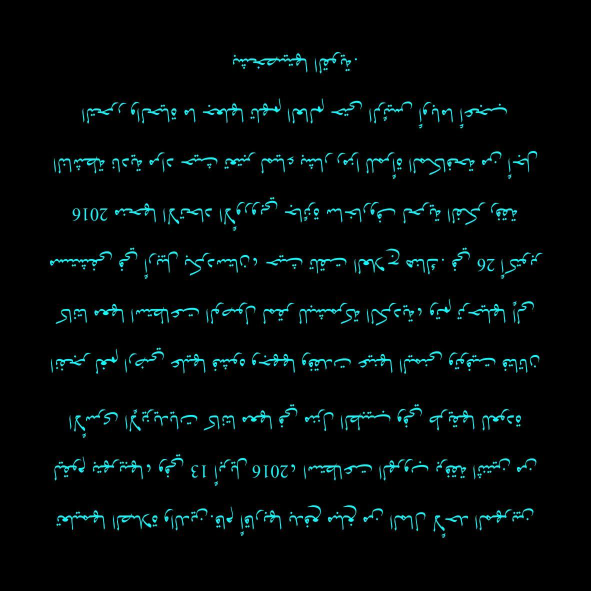
#> input picture trials/LPQ/data/1.jpeg, 1181 x 1181 px (shown at 1/2 size)
$ python -i preprocess.py   (imports and definitions only)
#> lines starting #> are read from the running program, lines starting #| are printed output that depends on the picture; after the words box and inside, x2 and y2 are one past the last pixel; in counts of white or black regions, pixels touching at a corner belong together
import numpy as np
import cv2


def preprocess_image(img, desired_size=(256, 256)):

#> called with desired_size = (256, 256)
    img = cv2.cvtColor(img,  cv2.COLOR_RGB2GRAY)
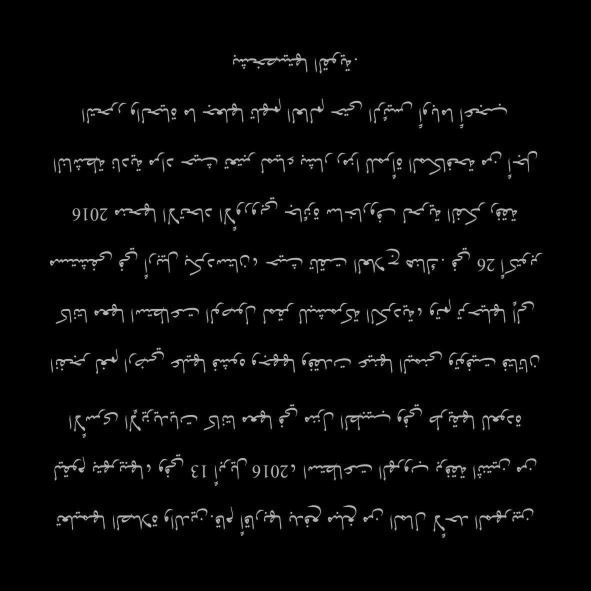
#> img: shape (1181, 1181) (shown at 1/2 size); min 0, max 213, mean 7.4

    # Apply median filter to remove salt and pepper noise
    denoised_img = cv2.medianBlur(img, 3)

    # Threshold the image using Otsu's method
    _, thresh_img = cv2.threshold(
        denoised_img, 0, 255, cv2.THRESH_BINARY_INV + cv2.THRESH_OTSU)
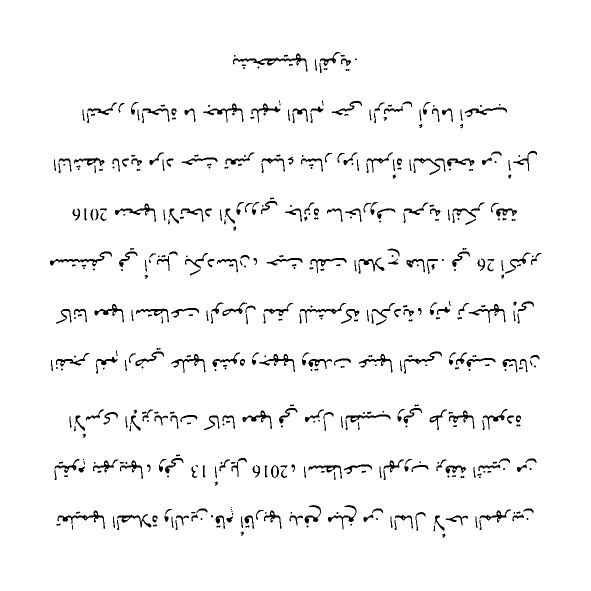
#> thresh_img: shape (1181, 1181) (shown at 1/2 size); 96.4% white; 535 black regions (113 under 20 px), largest, box (x1, y1, x2, y2) and area: (466, 107, 615, 143) 898, (100, 503, 224, 533) 645, (115, 1021, 210, 1058) 627

    # Check the color of the background at all four corners
    corners = [thresh_img[0, 0], thresh_img[0, -1],
               thresh_img[-1, 0], thresh_img[-1, -1]]
#> corners = [255, 255, 255, 255]
    white_corners = np.sum(np.array(corners) == 255)
#> white_corners = 4

    # If the majority of the corners are white, invert the image to make the background black
    if white_corners > 2:
        thresh_img = cv2.bitwise_not(thresh_img)
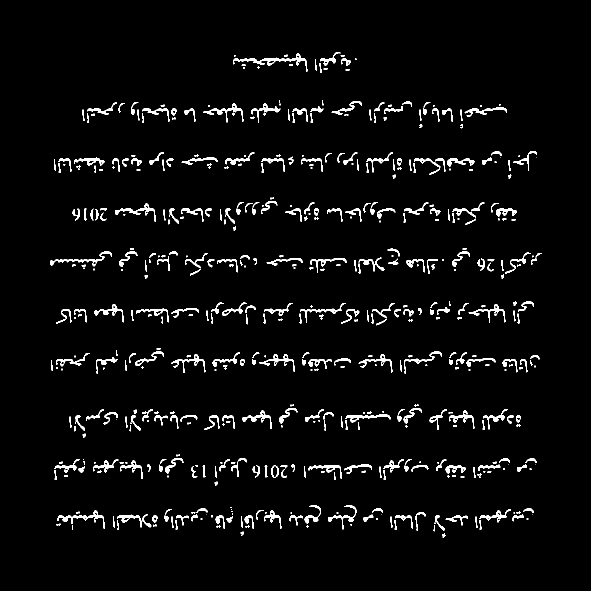
#> thresh_img: shape (1181, 1181) (shown at 1/2 size); 3.6% white; 535 white regions (113 under 20 px), largest, box (x1, y1, x2, y2) and area: (466, 107, 615, 143) 898, (100, 503, 224, 533) 645, (115, 1021, 210, 1058) 627

    # Resize the image to the desired size
    resized_img = cv2.resize(thresh_img, desired_size,
                             interpolation=cv2.INTER_AREA)
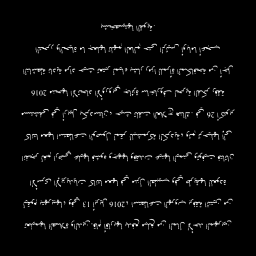
#> resized_img: shape (256, 256); min 0, max 255, mean 9.2

    return resized_img

>>> import cv2
>>> picture = cv2.cvtColor(cv2.imread('data/1.jpeg'), cv2.COLOR_BGR2RGB)
>>> result = preprocess_image(picture)

$ run again, on trials/LPQ/data/10.jpeg
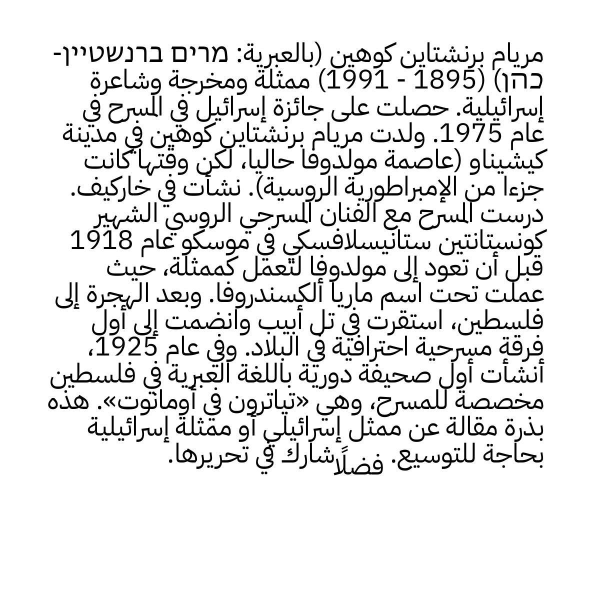
#> input picture trials/LPQ/data/10.jpeg, 1181 x 1181 px (shown at 1/2 size)
#> picture is the input picture: shape (1181, 1181, 3); min 0, max 255, mean 229.3
#> in preprocess_image, `_, thresh_img = cv2.threshold( denoised_img, 0, 255, cv2.THRESH_BINARY..`:
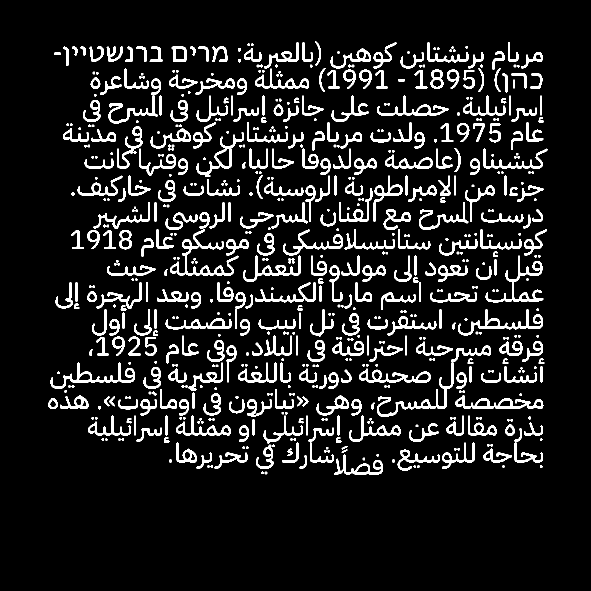
#> thresh_img: shape (1181, 1181) (shown at 1/2 size); 10.1% white; 632 white regions (34 under 20 px), largest, box (x1, y1, x2, y2) and area: (754, 691, 982, 834) 2518, (340, 458, 477, 551) 2284, (971, 511, 1087, 605) 1857
#> corners = [0, 0, 0, 0]
#> white_corners = 0
#> in preprocess_image, `resized_img = cv2.resize(thresh_img, desired_size, interpolation=cv2.I..`:
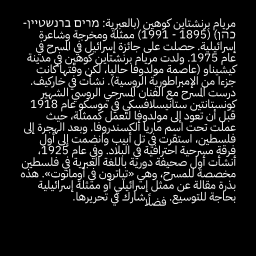
#> resized_img: shape (256, 256); min 0, max 255, mean 25.8

$ run again, on trials/LPQ/data/11.jpeg
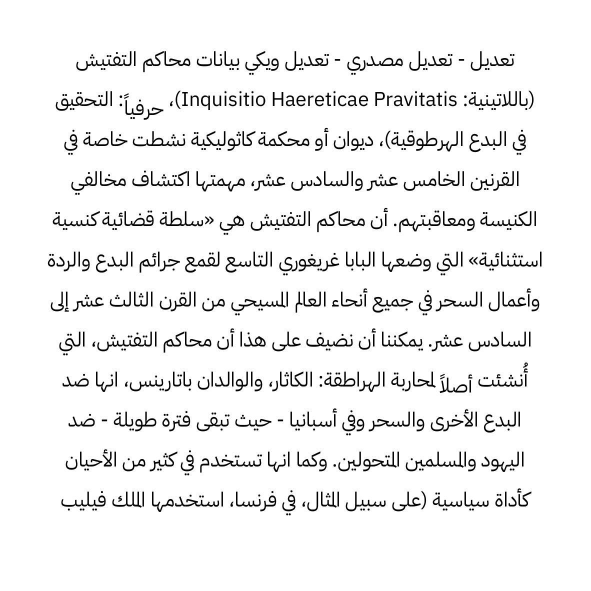
#> input picture trials/LPQ/data/11.jpeg, 1181 x 1181 px (shown at 1/2 size)
#> picture is the input picture: shape (1181, 1181, 3); min 0, max 255, mean 240.3
#> in preprocess_image, `_, thresh_img = cv2.threshold( denoised_img, 0, 255, cv2.THRESH_BINARY..`:
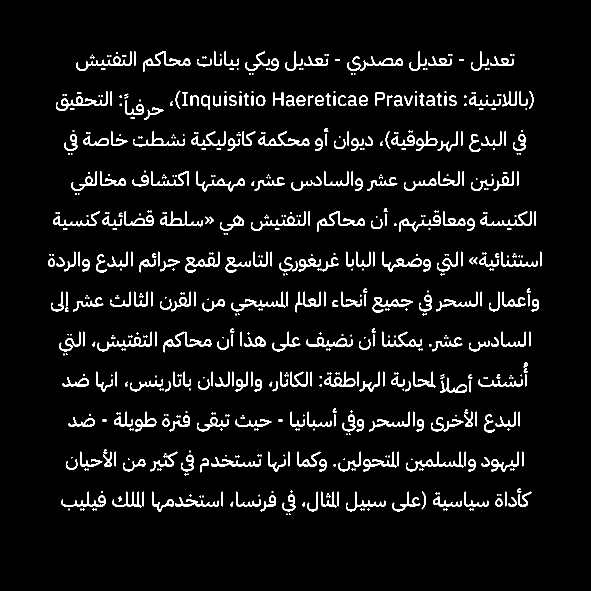
#> thresh_img: shape (1181, 1181) (shown at 1/2 size); 5.8% white; 608 white regions (221 under 20 px), largest, box (x1, y1, x2, y2) and area: (112, 182, 215, 222) 853, (517, 262, 619, 292) 823, (327, 663, 423, 705) 809
#> corners = [0, 0, 0, 0]
#> white_corners = 0
#> in preprocess_image, `resized_img = cv2.resize(thresh_img, desired_size, interpolation=cv2.I..`:
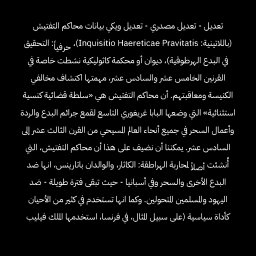
#> resized_img: shape (256, 256); min 0, max 255, mean 14.7

$ run again, on trials/LPQ/data/12.jpeg
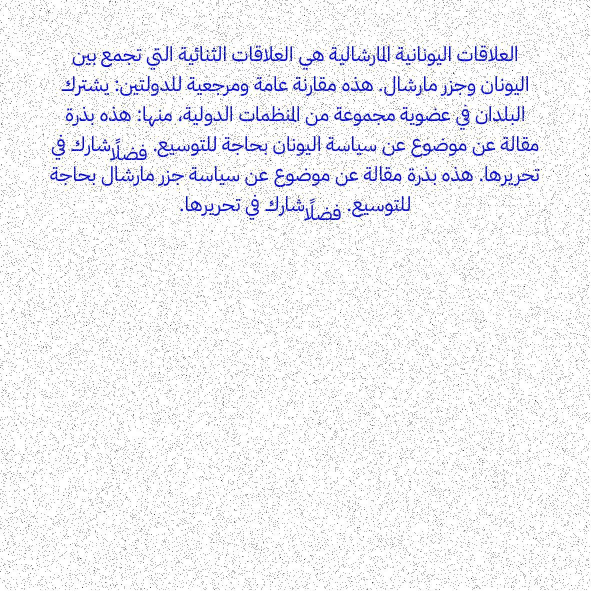
#> input picture trials/LPQ/data/12.jpeg, 1181 x 1181 px (shown at 1/2 size)
#> in preprocess_image, `_, thresh_img = cv2.threshold( denoised_img, 0, 255, cv2.THRESH_BINARY..`:
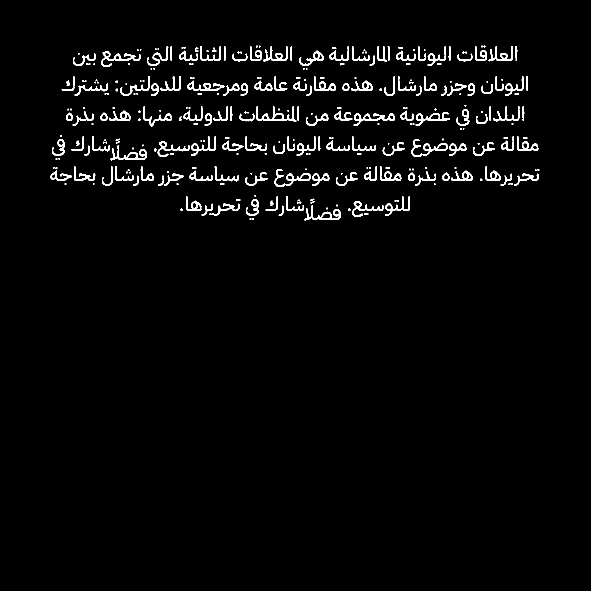
#> thresh_img: shape (1181, 1181) (shown at 1/2 size); 2.7% white; 289 white regions (110 under 20 px), largest, box (x1, y1, x2, y2) and area: (513, 212, 593, 244) 711, (202, 103, 282, 134) 688, (707, 227, 790, 252) 675
#> corners = [0, 0, 0, 0]
#> white_corners = 0
#> in preprocess_image, `resized_img = cv2.resize(thresh_img, desired_size, interpolation=cv2.I..`:
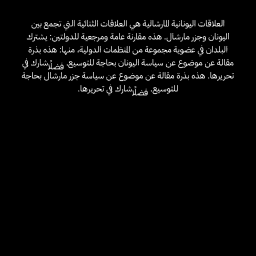
#> resized_img: shape (256, 256); min 0, max 255, mean 6.9
